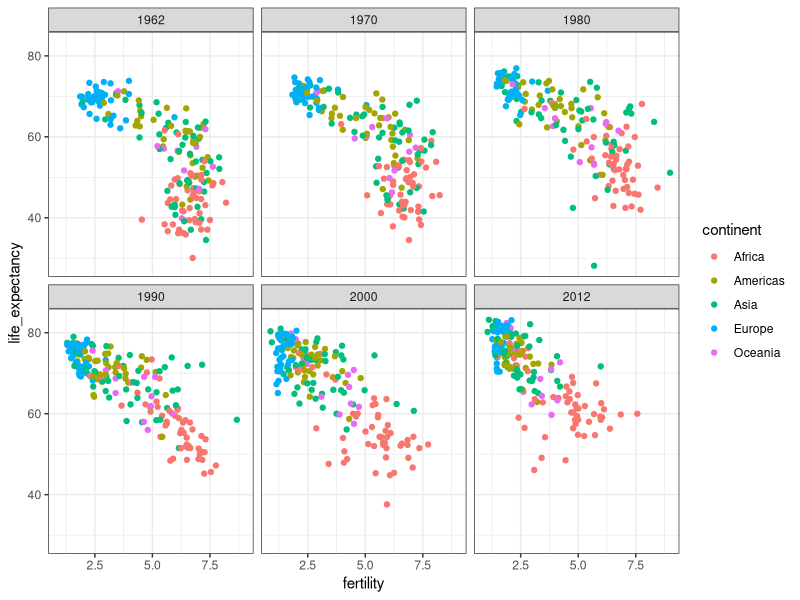

The R source for this figure:
library(dslabs)
data("gapminder")

library(dplyr)
library(ggplot2)

ds_theme_set()
gapminder %>% 
  filter(year %in% c(1962, 1970, 1980, 1990, 2000, 2012)) %>%
  ggplot(aes(fertility, life_expectancy, color=continent)) +
  geom_point() +
  facet_wrap(.~year) 
